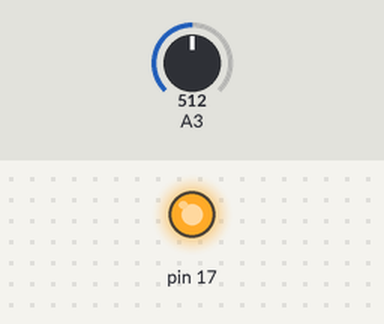
The sketch below on a simulated Arduino Uno, built with avr-gcc and run on an emulated ATmega328P. Parts: output pins drawn as LEDs (lit = HIGH). Inputs (shaded band) come from the test bench; at power-on: A3 = 512. What the sketch prints to the serial monitor is not drawn.

Above: at 0.8 s.
0.9 s: A3 set to 4
2.4 s: A3 set to 1
8.4 s: A3 set to 1023
Timing chart, 0 to 11.4 s (numbered marks = the images above; inputs shaded):
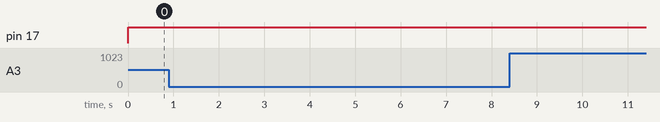

The sketch:

Lab5_Example3.ino
```cpp
/* Lab 5 Example 3
* Robotics with the BOE Shield - Phototransistor connection using RC circuit * Display the discharge time in microseconds
* in the serial monitor.
*/
#include <AVR/io.h>
#define ADC_PreScaler_128  0x7
#define ADC3 3
#define ADC4 4
unsigned int voltsLevel(char ADCpin);

void setup()      // Built-in initialization block
{
  Serial.begin(9600);

// Set data rate to 9600 bps
/*REFS = 01 Internal 5V reference; ADLAR = 0 right adjusted; MUX3:0 = 0011 single-ended ADC3 (pin A3 in Arduino board) */
  ADMUX = 0x40 | 0x03;
  /*ADCSRA: ADEN = 1 ADC enabled
            ADATE = 1 ADC Auto TRigger enable
ADPS2:0 = 111 prescaler = 128 */

ADCSRA |= ((1<<ADEN) | (1<<ADATE) | ADC_PreScaler_128);   // ADCSRA = 0b10100111
//ADCSRB: fADC auto Trigger Scoursce: free running mode
ADCSRB = 0;
//disable Digital input at ADC3
//DIDR0 |= (1<<ADC3D);


  char message[80];
  float volts;
  int thhreshold;
  unsigned int adcread[100];

  // Main loop auto-repeats

  for (thhreshold = 2; thhreshold < 1023; thhreshold += 2)
  {
  DDRC |= 0x08;    //set pin A3 (portC.3) as an output  0b0000 1000
  PORTC |= 0x08;   //output HIGH at pin A3
  delay(1);        //hold 5V for 1 ms to allow charging the capacitor
  DDRC &= ~0x08;   //set pin A3 as an input
  PORTC &= ~0x08;  //disconnect the pullup-resistor to allow discharge

  unsigned long time = micros();
  while (voltsLevel(ADC3)> thhreshold); //wait till the read from ADC3 is less than 10

  time = micros() - time;
  sprintf(message, "\n rctime = %lu", time);
  Serial.write(message);
  }


}

void loop() {

  /*
  char message[80];
  float volts;
  int thhreshold;
  unsigned int adcread[100];

  // Main loop auto-repeats

  for (thhreshold = 2; thhreshold< 1023; thhreshold += 2)
  {
  DDRC |= 0x08;    //set pin A3 (portC.3) as an output  0b0000 1000
  PORTC |= 0x08;   //output HIGH at pin A3
  delay(1);        //hold 5V for 1 ms to allow charging the capacitor
  DDRC &= ~0x08;   //set pin A3 as an input
  PORTC &= ~0x08;  //disconnect the pullup-resistor to allow discharge

  unsigned long time = micros();
  while (voltsLevel(ADC3)> thhreshold); //wait till the read from ADC3 is less than 10

  time = micros() - time;
  sprintf(message, "\n rctime = %lu", time);
  Serial.write(message);
  }
  */
}

unsigned int voltsLevel(char ADCpin)
       {
         unsigned int adcread;
         //disable Digital input at ADCpin
         DIDR0 |= (1<<ADCpin);
         ADCSRA |= (1<<ADSC);   // Start Conversion ob0100 0000
         while ((ADCSRA & (1<<ADIF)) == 0); // Wait till conversion is finished
         adcread = ADCL;    // Read low byte first
         adcread = (((int) ADCH) << 8) + adcread; // read high byte
         return adcread;
        }
```

Measured:
- after the input at 0.9 s, every drawn part: stays the same
